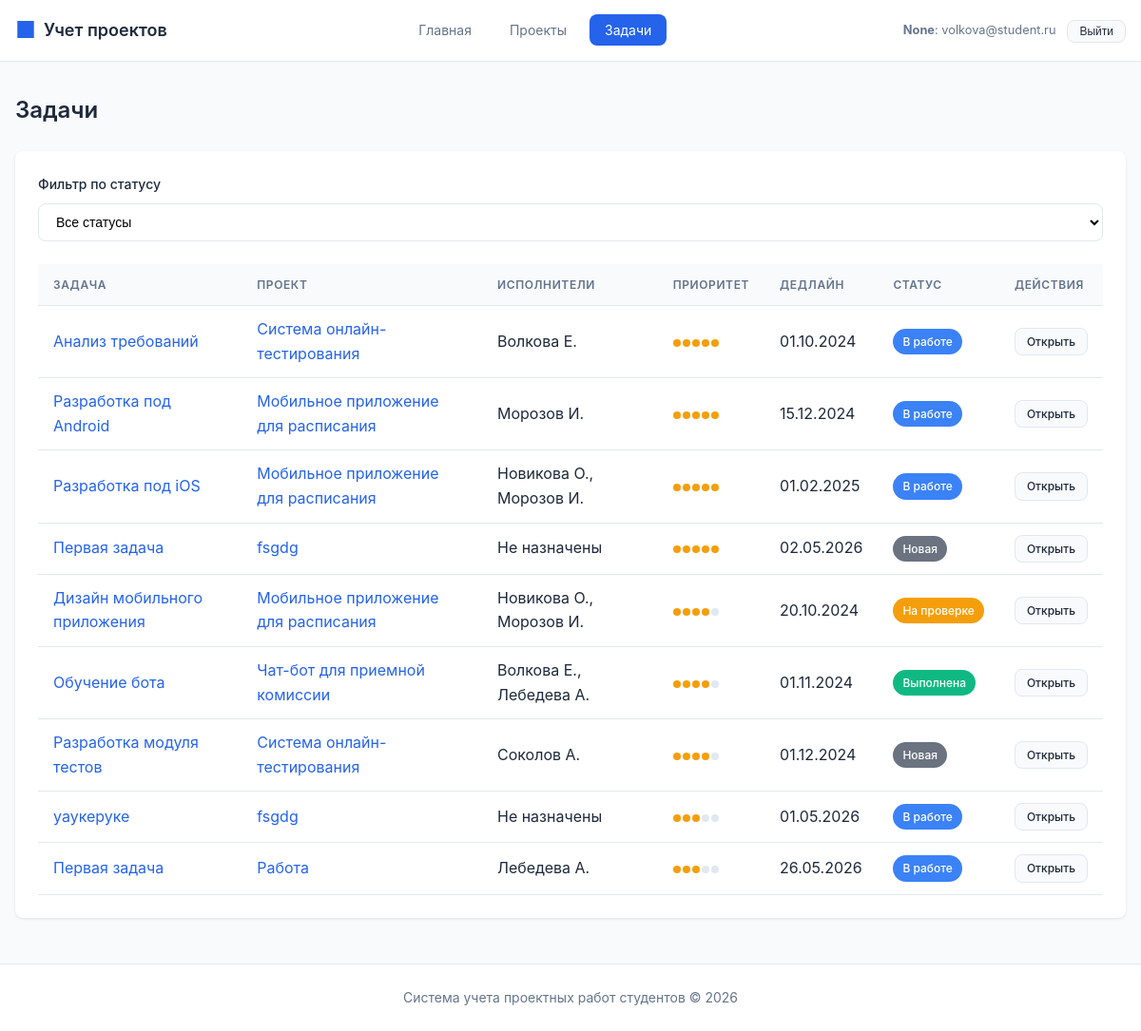
Before: /tasks/ (signed in) with the older database file.
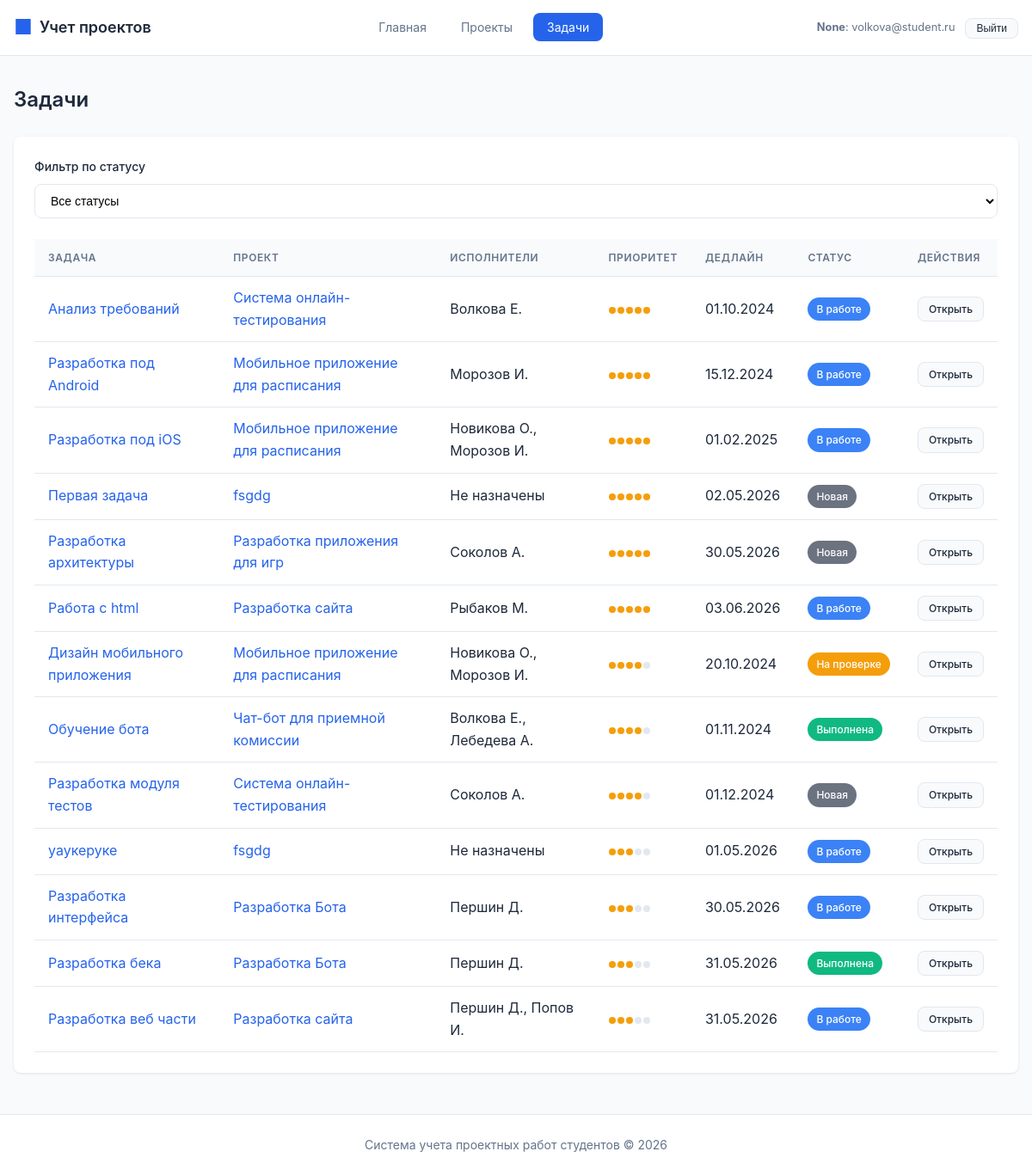
After: the same page with the newer database file.
### tables this page shows
CREATE TABLE task (
    id INTEGER PRIMARY KEY AUTOINCREMENT,
    title TEXT NOT NULL,
    description TEXT,
    project_id INTEGER NOT NULL REFERENCES project(id) ON DELETE CASCADE,
    status_id INTEGER REFERENCES task_status(id) ON DELETE SET NULL,
    priority INTEGER DEFAULT 1 CHECK (priority >= 1 AND priority <= 5),
    deadline TEXT,
    created_at TEXT DEFAULT CURRENT_TIMESTAMP,
    updated_at TEXT DEFAULT CURRENT_TIMESTAMP
);

CREATE TABLE project (
    id INTEGER PRIMARY KEY AUTOINCREMENT,
    title TEXT NOT NULL,
    description TEXT,
    start_date TEXT NOT NULL,
    end_date TEXT NOT NULL,
    status_id INTEGER REFERENCES project_status(id) ON DELETE SET NULL,
    supervisor_id INTEGER REFERENCES teacher(id) ON DELETE SET NULL,
    created_at TEXT DEFAULT CURRENT_TIMESTAMP,
    updated_at TEXT DEFAULT CURRENT_TIMESTAMP,
    CONSTRAINT valid_dates CHECK (end_date >= start_date)
);

CREATE TABLE task_status (
    id INTEGER PRIMARY KEY AUTOINCREMENT,
    name TEXT NOT NULL UNIQUE,
    description TEXT,
    color TEXT DEFAULT '#6B7280'
);

### routes/tasks.py (the view, shortened to what this page needs)
@tasks_bp.route('/')
def list_tasks():
    status_filter = request.args.get('status_id', type=int)
    statuses = execute_query(
        "SELECT id, name, color FROM task_status ORDER BY id",
        fetch_all=True,
    )
    if status_filter and not any(s["id"] == status_filter for s in (statuses or [])):
        status_filter = None
    status_clause = ""
    status_params = ()
    if status_filter:
        status_clause = " AND t.status_id = %s"
        status_params = (status_filter,)
    if g.current_user["role"] == ROLE_TEACHER:
        query = _TASK_LIST_SELECT + """
            WHERE p.supervisor_id = %s""" + status_clause + """
            ORDER BY t.priority DESC, t.deadline ASC
        """
        params = (g.current_user["id"],) + status_params
        tasks = execute_query(query, params, fetch_all=True)
    else:
        query = _TASK_LIST_SELECT
        if status_filter:
            query += " WHERE t.status_id = %s"
            params = status_params
        else:
            params = ()
        query += " ORDER BY t.priority DESC, t.deadline ASC"
        tasks = execute_query(query, params, fetch_all=True)
    for task in tasks:
        task["can_edit"] = can_manage_task(task["id"])
    return render_template(
        'tasks/list.html',
        tasks=tasks,
        statuses=statuses or [],
        status_filter=status_filter,
    )

### database.py (called while the page is built)
def _parse_db_value(key, value):
    if not isinstance(value, str):
        return value
    if key.endswith("_at"):
        try:
            return datetime.fromisoformat(value)
        except ValueError:
            return value
    if key.endswith("_date") or key in DATE_FIELDS:
        try:
            return date.fromisoformat(value)
        except ValueError:
            return value
    return value

def _normalize_row(row):
    raw = dict(row)
    return {key: _parse_db_value(key, value) for key, value in raw.items()}

def get_db_connection():
    conn = sqlite3.connect(Config.SQLITE_PATH)
    conn.row_factory = sqlite3.Row
    conn.execute("PRAGMA foreign_keys = ON")
    return conn

### routes/auth.py (called while the page is built, shortened)
def can_manage_project(project_id):
    current_user = g.current_user
    if not current_user:
        return False
    if current_user["role"] == ROLE_ADMIN:
        return True
    if current_user["role"] != ROLE_TEACHER:
        return False

def can_manage_task(task_id):
    task = execute_query(
        "SELECT project_id FROM task WHERE id = %s",
        (task_id,),
        fetch_one=True,
    )
    if not task:
        return False
    return can_manage_project(task["project_id"])

### templates/tasks/list.html (shortened to what this page needs)
{% extends 'base.html' %}
{% block content %}
<div class="page-header">
    <h1 class="page-title">Задачи</h1>
</div>
<div class="card">
    <form method="GET" action="{{ url_for('tasks.list_tasks') }}" class="inline-form" style="margin-bottom: 1.5rem;">
        <div class="form-group" style="margin-bottom: 0;">
            <label class="form-label" for="status_id">Фильтр по статусу</label>
            <select name="status_id" id="status_id" class="form-control" onchange="this.form.submit()">
                <option value="">Все статусы</option>
            </select>
        </div>
    </form>
    {% if tasks %}
    <div class="table-container">
        <table>
            <thead>
                <tr>
                    <th>Задача</th>
                    <th>Проект</th>
                    <th>Исполнители</th>
                    <th>Приоритет</th>
                    <th>Дедлайн</th>
                    <th>Статус</th>
                    <th>Действия</th>
                </tr>
            </thead>
            <tbody>
                {% for task in tasks %}
                <tr>
                    <td>
                        <a href="{{ url_for('tasks.view_task', task_id=task.id) }}" class="link">
                            {{ task.title }}
                        </a>
                    </td>
                    <td>
                        <a href="{{ url_for('projects.view_project', project_id=task.project_id) }}" class="link">
                            {{ task.project_title }}
                        </a>
                    </td>
                    <td>{{ task.assignees or 'Не назначены' }}</td>
                    <td>
                        <div class="priority">
                            {% for i in range(5) %}
                            <span class="priority-dot {% if i < task.priority %}filled{% endif %}"></span>
                            {% endfor %}
                        </div>
                    </td>
                    <td>{{ task.deadline.strftime('%d.%m.%Y') if task.deadline else '-' }}</td>
                    <td>
                        <span class="badge badge-status" style="background-color: {{ task.status_color or '#6B7280' }}">
                            {{ task.status or 'Не указан' }}
                        </span>
                    </td>
                    <td>
                        <div class="btn-group">
                            <a href="{{ url_for('tasks.view_task', task_id=task.id) }}" class="btn btn-secondary btn-sm">Открыть</a>
                        </div>
                    </td>
                </tr>
                {% endfor %}
            </tbody>
        </table>
    </div>
    {% endif %}
</div>
{% endblock %}

Changed rows visible on the page:
removed task: title "Первая задача", project_title "Работа", assignees "Лебедева А.", priority 3 (drawn), deadline "26.05.2026", name "В работе"
added task: title "Разработка архитектуры", project_title "Разработка приложения для игр", assignees "Соколов А.", priority 5 (drawn), deadline "30.05.2026", name "Новая"
added task: title "Работа с html", project_title "Разработка сайта", assignees "Рыбаков М.", priority 5 (drawn), deadline "03.06.2026", name "В работе"
added task: title "Разработка интерфейса", project_title "Разработка Бота", assignees "Першин Д.", priority 3 (drawn), deadline "30.05.2026", name "В работе"
added task: title "Разработка бека", project_title "Разработка Бота", assignees "Першин Д.", priority 3 (drawn), deadline "31.05.2026", name "Выполнена"
added task: title "Разработка веб части", project_title "Разработка сайта", assignees "Першин Д., Попов И.", priority 3 (drawn), deadline "31.05.2026", name "В работе"
